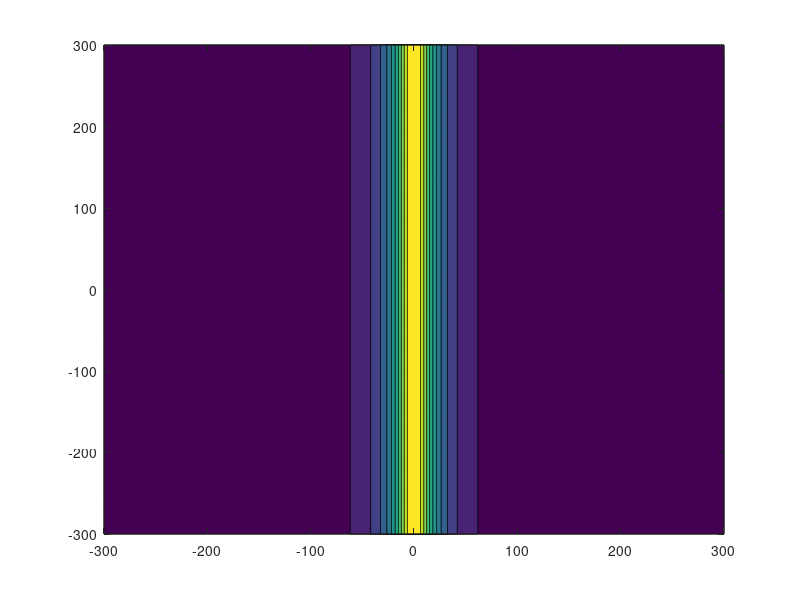

This figure's MATLAB source:
G=6.67384*(10^(-11)) %N*m^2)/kg^2
p= 1700 %kg/m3 Arena
p2=7874 %kg/m3 Hierro
deltap=p2-p %kg/m3
a= 5 %metros radio
h= 20 %metros profundidad
G=6.67384*(10^(-11)) %N*m^2)/kg^2
x1=(-300:0.5:300);
y1=(-300:0.5:300);
deltap=p2-p %kg/m3
%ploteador
[X,Y]=meshgrid(x1,y1);
gz=((2*pi*G*deltap*(a.^2)*h)./(h.^2+X.^2));
contourf(X,Y,gz)
